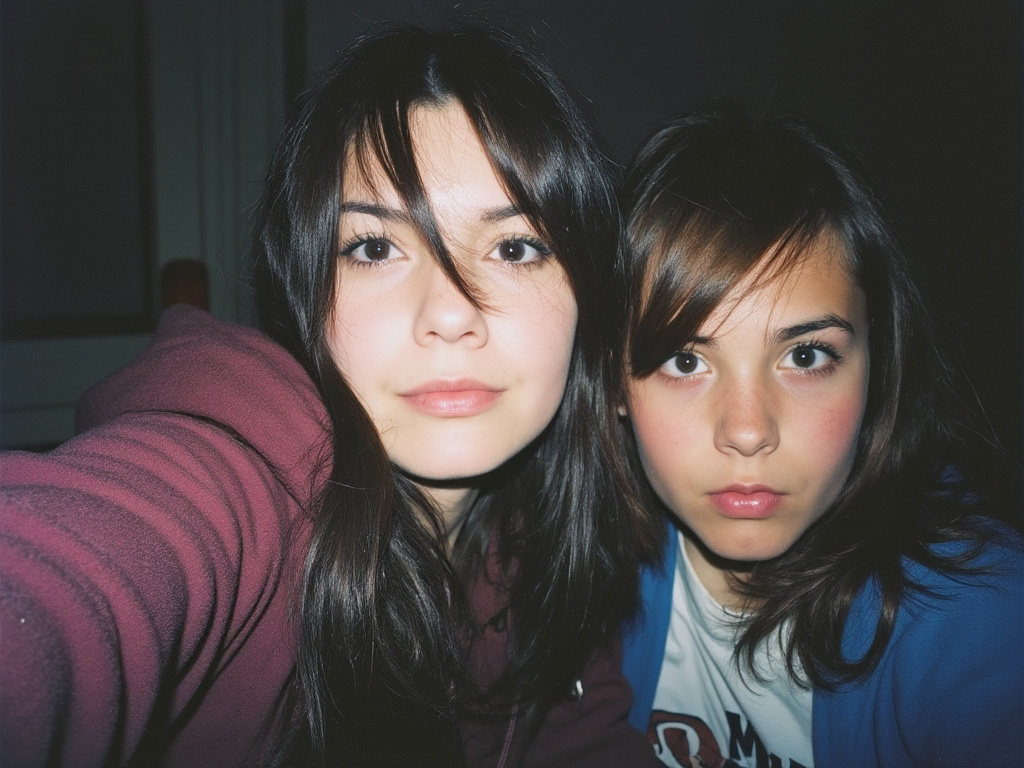
#> input picture test-image.jpeg, 1024 x 768 px
$ python -i spectral_analysis.py   (imports and definitions only)
#> lines starting #> are read from the running program, lines starting #| are printed output that depends on the picture
import numpy as np
import cv2
import torch
import torch.nn.functional as F
from scipy import ndimage
import matplotlib.pyplot as plt

class SpectralAnalyzer:
    def __init__(self, kernel_size = 7):
        self.kernel_size = kernel_size

    def extract_noise_residual(self,image):
        if len(image.shape) == 3:
            image = cv2.cvtColor(image, cv2.COLOR_RGB2GRAY)
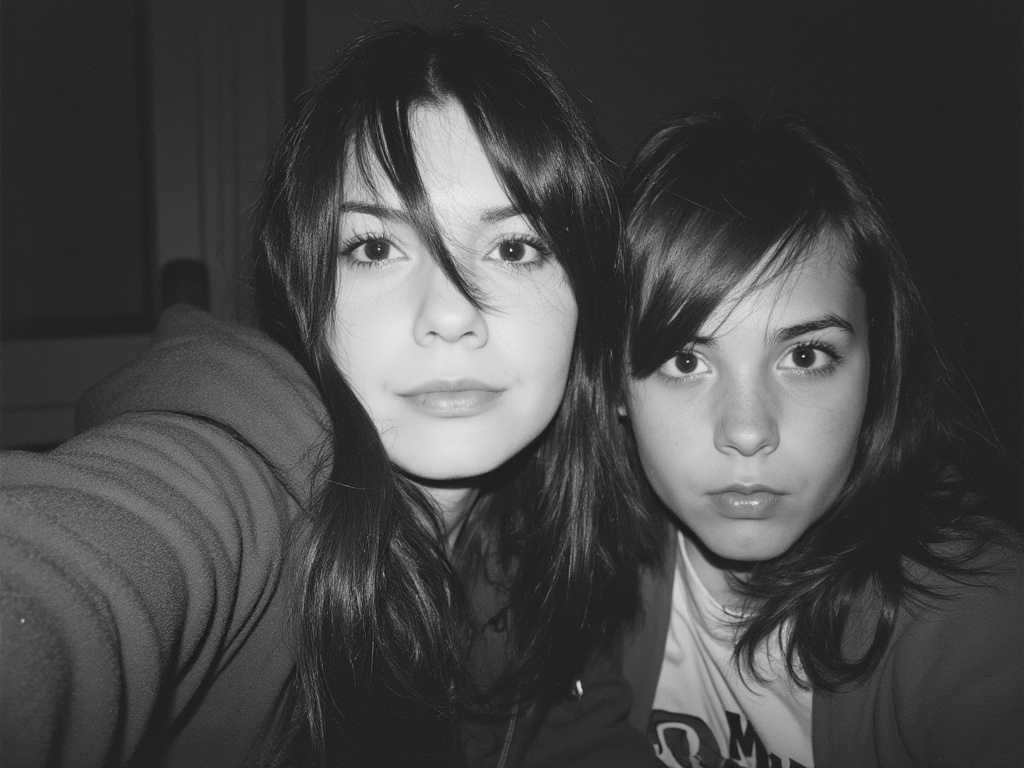
#> image: shape (768, 1024); min 19, max 243, mean 71.5

        blurred = cv2.medianBlur(image.astype(np.uint8), self.kernel_size)
        noise_residual = image.astype(np.float32) - blurred.astype(np.float32)
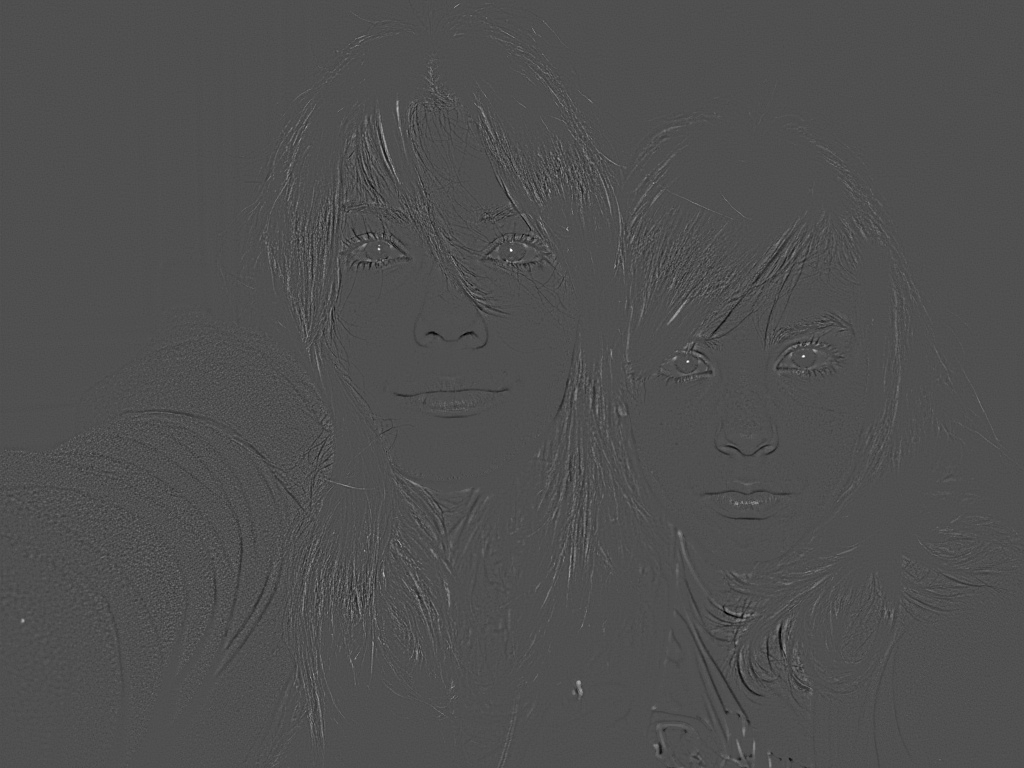
#> noise_residual: shape (768, 1024) float32; min -86, max 191, mean 0.3; drawn with min black and max white

        return noise_residual

    def compute_spectrum(self,image):
        fft = np.fft.fft2(image)
        fft_shifted = np.fft.fftshift(fft)

        magnitude_spectrum = np.abs(fft_shifted)
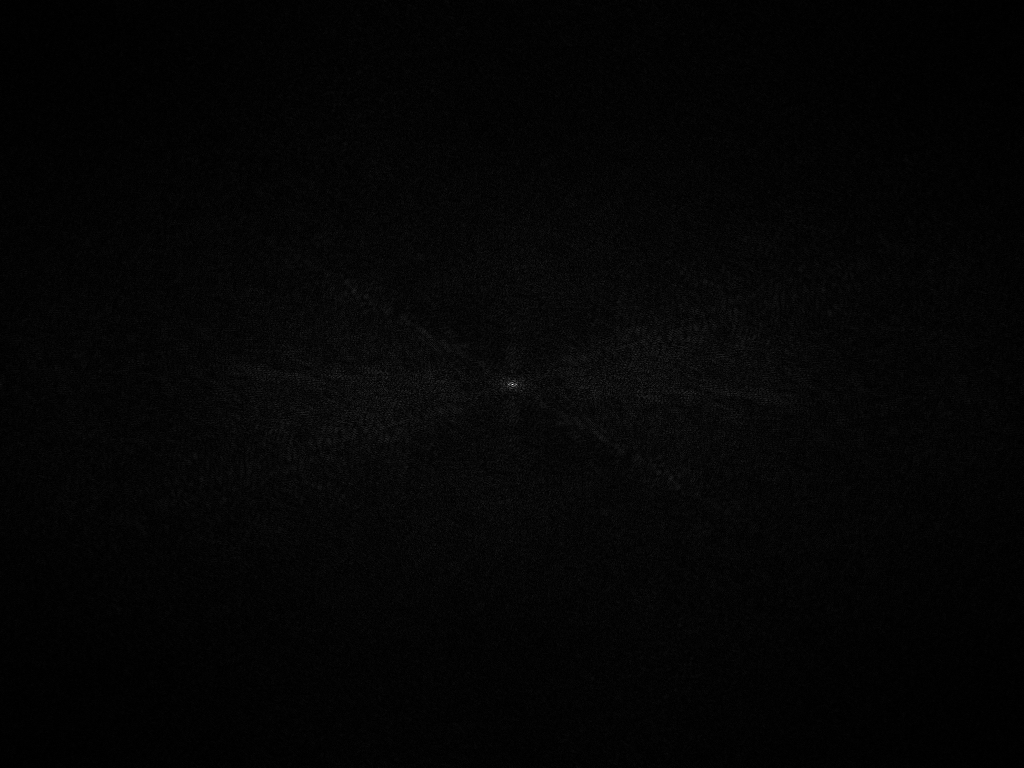
#> magnitude_spectrum: shape (768, 1024) float64; min 4.19, max 229833, mean 4530; drawn with min black and max white
        magnitude_spectrum = magnitude_spectrum / np.max(magnitude_spectrum)

        return magnitude_spectrum

    def split_into_fractal_branches(self,spectrum):
        h,w = spectrum.shape
        mid_h,mid_w = h//2,w//2 #Why do we split into 4 branches?!

        branch_00 = spectrum[:mid_h, :mid_w]
        branch_01 = spectrum[:mid_h, mid_w:]
        branch_10 = spectrum[mid_h:, :mid_w]
        branch_11 = spectrum[mid_h:, mid_w:]

        return [branch_00, branch_01, branch_10, branch_11]

    def compute_self_similarity(self,branches):
        similarity = branches[0]
        for branch in branches[1:]:
            if branch.shape != similarity.shape:
                branch = cv2.resize(branch,similarity.shape[::-1])
            similarity = similarity * branch

        return similarity

    def visualize_spectrum(self,image, title="Spectrum"):
        noise_residual = self.extract_noise_residual(image)
        spectrum = self.compute_spectrum(noise_residual)

        plt.figure(figsize=(12,4))

        plt.subplot(1,3,1)
        plt.imshow(image, cmap='gray')
        plt.title('Original Image')
        plt.axis('off')

        plt.subplot(1,3,2)
        plt.imshow(noise_residual, cmap='gray')
        plt.title('Noise Residual')
        plt.axis('off')

        plt.subplot(1,3,3)
        plt.imshow(np.log(spectrum + 1e-8), cmap='hot')
        plt.title(f'{title} - Log Spectrum')
        plt.axis('off')

        plt.tight_layout()
        plt.show()
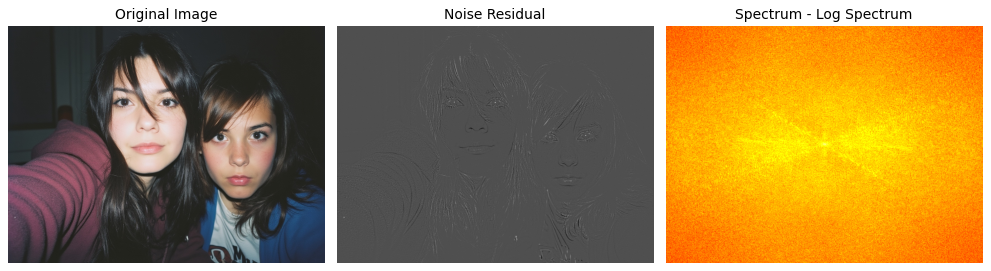
#> figure drawn by matplotlib, 3 panels


def test_spectral_analysis():
    test_image = np.random.rand(224,224) * 255
    analyzer = SpectralAnalyzer()

    noise_residual = analyzer.extract_noise_residual(test_image)
    print(f"Noise residual Shape: {noise_residual.shape}")

    spectrum = analyzer.compute_spectrum(noise_residual)
    print(f"Spectrum Shape: {spectrum.shape}")

    branches = analyzer.split_into_fractal_branches(spectrum)
    print(f"Number of branches: {len(branches)}")
    print(f"Branch Shapes: {[b.shape for b in branches]}")

    similarity = analyzer.compute_self_similarity(branches)
    print(f"Self-similarity shape: {similarity.shape}")

    analyzer.visualize_spectrum(test_image,"TEST IMAGE")

    return analyzer

# [2 lines not run here, left out]

>>> import cv2
>>> picture = cv2.cvtColor(cv2.imread('test-image.jpeg'), cv2.COLOR_BGR2RGB)
>>> result = SpectralAnalyzer().visualize_spectrum(picture)
